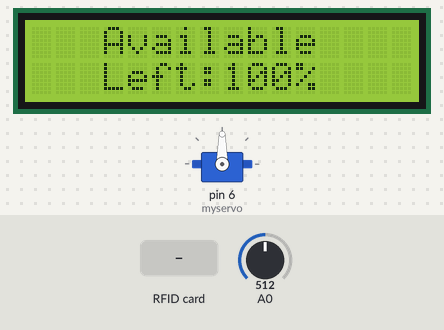
The sketch below on a simulated Arduino Uno, built with avr-gcc and run on an emulated ATmega328P. Shown: 16×2 character LCD, servo. The inputs (shaded band) are chosen by the test bench; at power-on: A0 = 512. What the sketch prints to the serial monitor is not drawn.

Above: at 1.3 s.
1.4 s: RFID card 16 41 29 92 56 held to the reader
At 2.6 s:
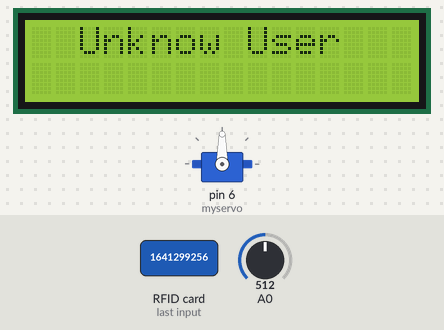
4.7 s: A0 set to 345
At 6.5 s:
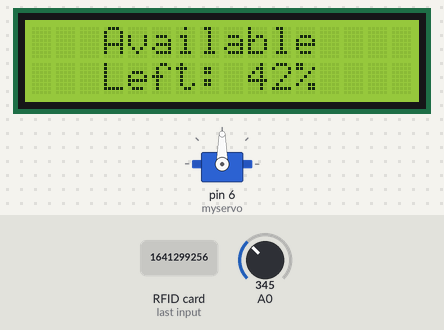
6.8 s: A0 set to 318
At 8.6 s:
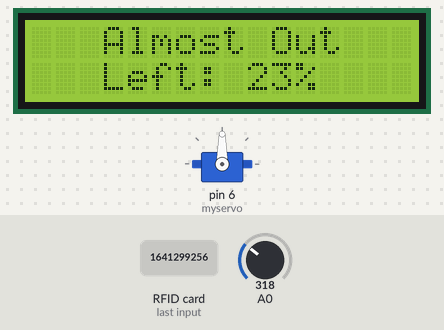
8.9 s: A0 set to 304
At 10.7 s:
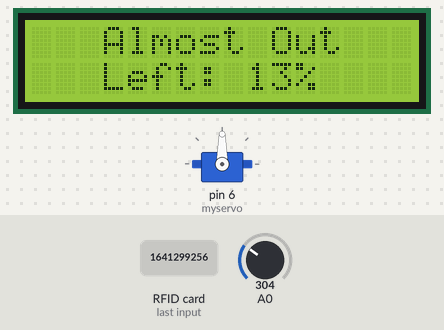
11.1 s: A0 set to 283
At 12.1 s:
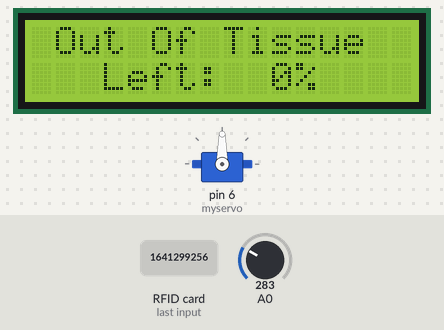
Timing chart, 0 to 14.1 s (numbered marks = the images above; inputs shaded):
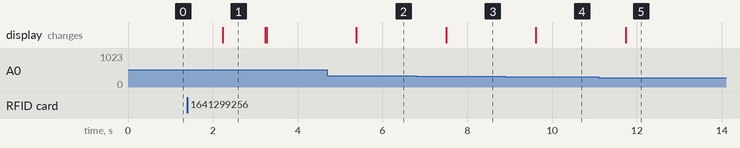

Measured:
- the behaviour switches between 329 and 328 on A0 (found by bisection; images 2 and 3)
- the behaviour switches between 294 and 293 on A0 (found by bisection; images 4 and 5)
- after the input at 1.4 s, the display: changes after 0.84 s (image 1)
- after the input at 4.7 s, the display: changes after 0.68 s (image 2)
- after the input at 6.8 s, the display: changes after 0.70 s (image 3)
- after the input at 8.9 s, the display: changes after 0.71 s (image 4)
- after the input at 11.1 s, the display: changes after 0.63 s (image 5)

The sketch:

For_Arduino_UNO_R3.ino
```cpp
// set LCD
#include <Wire.h>
#include <LiquidCrystal_I2C.h>
LiquidCrystal_I2C lcd(0x27,16,2);

// for transfer with esp8266
#include <SoftwareSerial.h>
SoftwareSerial Uno(2, 3); // RX | TX

// rfid setting
#include <SPI.h>
#include <MFRC522.h>
constexpr uint8_t RST_PIN = 9;
constexpr uint8_t SS_PIN = 10;
MFRC522 rfid(SS_PIN, RST_PIN);
MFRC522::MIFARE_Key key;

//limit switch
//#define LIMIT_SWITCH_PIN 7

//servo
#include <Servo.h>
Servo myservo;

int sensor_read;
int percent_left;
int first_noti = 0;
int second_noti = 0;
String tag;
int tissue_status = 0;
int true_card = 0;
int count_loop = 0;
int close_activate=1;
int door_status = 0; //0:lock 1:open
int transfer_percent = 0;
int status_open = 0; //1:true(หมด)
int status_close = 0; //1:true(เติมแล้ว)

void setup()
{
  Serial.begin(9600);
  // initialize the lcd
  lcd.init();
  lcd.backlight();
  // for transfer with esp8266
  pinMode(2, INPUT);
  pinMode(3, OUTPUT);
  Uno.begin(9600);
  // rfid
  SPI.begin(); // Init SPI bus
  rfid.PCD_Init(); // Init MFRC522
  //limit switch
//  pinMode(touch_switch,INPUT);
  //servo
  myservo.attach(6);
  myservo.write(90); //ปิดประตูตอนเริ่ม
}


void loop()
{
  //door open
//  if (tissue_status==1){Uno.println(3000);}
  if (true_card == 1){
//    Uno.println(3000);
    if (door_status==0){
      myservo.write(0);
      door_status=1;
      lcd.setCursor(1,0);
      lcd.print("Close the door");
      lcd.setCursor(2,1);
      lcd.print("to continue.");
      }


    if ( ! rfid.PICC_IsNewCardPresent())
    return;
    if (rfid.PICC_ReadCardSerial()) {
    for (byte i = 0; i < 4; i++) {
    tag += rfid.uid.uidByte[i];
    }
    lcd.clear();
    Serial.println(tag);
    lcd.setCursor(0,0);
    lcd.print("----Closing-----");
    lcd.setCursor(0,1);
    lcd.print("By:");
    lcd.setCursor(3,1);
    if (tag == "521719056") {Uno.println(44003); tissue_status=0; lcd.print("Athipong Sta."); close_activate=1;}
    else if(tag == "1641299256") {Uno.println(44019); tissue_status=0; lcd.print("Pannavich Tan."); close_activate=1;}
    else if(tag == "1322068556") {Uno.println(44029); tissue_status=0; lcd.print("Nathavat Sir."); close_activate=1;}
    else if(tag == "971177838") {Uno.println(44051); tissue_status=0; lcd.print("Admin01"); close_activate=1;}
    else if(tag == "35818049") {Uno.println(44052); tissue_status=0 ; lcd.print("Admin02"); close_activate=1;}
    else {
    tag = "";
    Uno.println(66249);
    lcd.clear();
    lcd.setCursor(2,0);
    lcd.print("Unknow User");
    true_card=0;
    close_activate=0;
    }
    delay(1000); //
//    lcd.clear();
    rfid.PICC_HaltA();
    rfid.PCD_StopCrypto1();
    tag = ""; //ไปใส่ส่งส่งไลน์แจ้งเติมแล้ว
    }
    if(close_activate==1)
      {
      //ปิดประตู
//      lcd.clear();
      lcd.setCursor(0,0);
      lcd.print("                ");
      lcd.setCursor(2,0);
      lcd.print("Closing in 3");
      delay(750);
      lcd.setCursor(2,0);
      lcd.print("Closing in 2");
      delay(750);
      lcd.setCursor(2,0);
      lcd.print("Closing in 1");
      delay(750);
      lcd.setCursor(0,0);
      lcd.print("                ");
      lcd.setCursor(2,0);
      lcd.print("Door Close !");
      delay(250);
      myservo.write(90);
      Serial.println("ปิดประตู");
      if(status_open == 1 and analogRead(0)>=355){
        Uno.println(45126);
        }

      delay(1000);

      true_card = 0;
      tissue_status = 0;
      door_status = 0;
      first_noti = 0;
      second_noti = 0;
      close_activate = 0;
    }
   else{
    Serial.println("OUT");
    }
  }
  else if (tissue_status == 0){
    sensor_read = analogRead(0);
    Serial.println(sensor_read);

    // calculate percent and transfer notify tissue out
    if(sensor_read<=285){percent_left = 0;}
    else if (sensor_read>=425){percent_left = 100;}
    else{percent_left = ((sensor_read-285)*0.7142857);}
    Serial.print("per ");
    Serial.println(percent_left);

    //sent percent left to blink
    transfer_percent = 3000 + percent_left;
    Uno.println(transfer_percent);

    // print status,percent left
    lcd.clear();
    if(percent_left<=5)
    {
      lcd.setCursor(1,0);
      lcd.print("Out Of Tissue");
      if(second_noti==0){
        Uno.println(50542);
        second_noti = 1;
        tissue_status = 1;
        Serial.println("tissue_status_update");
        Uno.println(3000);
        }
        status_open = 1;
    }
    else if(percent_left<=30)
    {
      lcd.setCursor(3,0);
      lcd.print("Almost Out");
      if(first_noti==0){
        Uno.println(50541);
        first_noti=1;
        }
      status_open = 1;
    }
    else
    {
      lcd.setCursor(3,0);
      lcd.print("Available");
      status_open = 0;
    }
    lcd.setCursor(3,1);
    lcd.print("Left:");
    if(percent_left<10){lcd.setCursor(10,1);}
    else if(percent_left<100){lcd.setCursor(9,1);}
    else{lcd.setCursor(8,1);}
    lcd.print(percent_left);
    lcd.setCursor(11,1);
    lcd.print("%");
    delay(1000);
    }
  // Tissue out
  else{
    lcd.setCursor(1,0);
    lcd.print("Out Of Tissue");
    lcd.setCursor(3,1);
    lcd.print("Left:  0%");


//    Serial.println("tissue_status_update");
//    if(true_card==1){tissue_status = 0; true_card=0;}
//    first_noti = 0;
//    second_noti = 0;
    }


if ( ! rfid.PICC_IsNewCardPresent())
return;
if (rfid.PICC_ReadCardSerial()) {
for (byte i = 0; i < 4; i++) {
tag += rfid.uid.uidByte[i];
}
lcd.clear();
Serial.println(tag);
lcd.setCursor(0,0);
lcd.print("Open By :");
lcd.setCursor(0,1);
if (tag == "521719056") {Uno.println(67003); tissue_status=1; true_card=1; lcd.print("Athipong Sta.");}
else if(tag == "1641299256") {Uno.println(67019); tissue_status=1; true_card=1; lcd.print("Pannavich Tan.");}
else if(tag == "1322068556") {Uno.println(67029); tissue_status=1; true_card=1; lcd.print("Nathavat Sir.");}
else if(tag == "971177838") {Uno.println(67051); tissue_status=1; true_card=1; lcd.print("Admin01");}
else if(tag == "35818049") {Uno.println(67052); tissue_status=1; true_card=1; lcd.print("Admin02");}
else {
  tag = "";
  Uno.println(66249);
  lcd.clear();
  lcd.setCursor(2,0);
  lcd.print("Unknow User");
  }
delay(1000); //
lcd.clear();
rfid.PICC_HaltA();
rfid.PCD_StopCrypto1();
tag = ""; //ไปใส่ส่งส่งไลน์แจ้งเติมแล้ว
}


Serial.print("tc=");
Serial.println(true_card);
}
```
